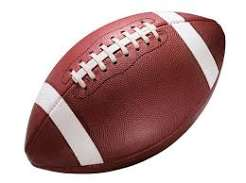
#> input picture AmericanFootball.jpeg, 246 x 183 px; its folder holds only this picture in this run
$ python -i training.py   (imports and definitions only)   (older library calls are emulated)
#> lines starting #> are read from the running program, lines starting #| are printed output that depends on the picture
"""
Sports ball classification - TRAINING (KNN only)

Usage:
    python training.py

Put the Kaggle dataset inside a folder named  dataset/  or  Ball Classification Integrated Dataset/
next to this file. If neither is found, the script tries to download it automatically with kagglehub.
"""
from pathlib import Path

import cv2
import joblib
import numpy as np
from joblib import Parallel, delayed
from skimage.feature import hog
from sklearn.decomposition import PCA
from sklearn.metrics import accuracy_score, classification_report
from sklearn.model_selection import GridSearchCV, train_test_split
from sklearn.neighbors import KNeighborsClassifier      # the ONLY classifier used
from sklearn.pipeline import Pipeline
from sklearn.preprocessing import StandardScaler
from tqdm import tqdm

# ---------------- settings ----------------
BASE_DIR = Path(__file__).resolve().parent
DATASET_DIR = BASE_DIR / "Ball Classification Integrated Dataset"
if not DATASET_DIR.exists():
    DATASET_DIR = BASE_DIR / "dataset"
MODEL_PATH = BASE_DIR / "knn_model.joblib"
KAGGLE_ID = "abdullahpogla/ball-classification-dataset-12k"

IMG_SIZE = (128, 128)
IMG_EXT = {".jpg", ".jpeg", ".png", ".bmp", ".webp"}
TEST_SIZE = 0.2
RANDOM_STATE = 42
PCA_COMPONENTS = 128
MAX_PER_CLASS = None        # set e.g. 300 for a quick test run


# ---------------- preprocessing (also used by prediction.py) ----------------
def preprocess_image(path):
    """Read -> square center-crop/resize to 128x128 -> light blur. Preserves ball circularity."""
#> called with path = 'AmericanFootball.jpeg'
    if isinstance(path, (str, Path)):
        data = np.fromfile(str(path), np.uint8)
        if len(data) == 0:
            raise ValueError(f"Empty image file: {path}")
        img = cv2.imdecode(data, cv2.IMREAD_COLOR)           # always 3-channel
#> img is the input picture: shape (183, 246, 3); mean B, G, R 165.1, 165.5, 191.8
    else:
        img = path
    if img is None:
        raise ValueError(f"Cannot read image: {path}")

    # Center square crop to preserve 1:1 aspect ratio so circular balls aren't distorted
    h, w = img.shape[:2]
#> h = 183; w = 246
    min_dim = min(h, w)
#> min_dim = 183
    sy = (h - min_dim) // 2
#> sy = 0
    sx = (w - min_dim) // 2
#> sx = 31
    square = img[sy:sy + min_dim, sx:sx + min_dim]
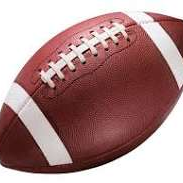
#> square: shape (183, 183, 3); mean B, G, R 138.8, 139.1, 173.7

    img_resized = cv2.resize(square, IMG_SIZE, interpolation=cv2.INTER_AREA)
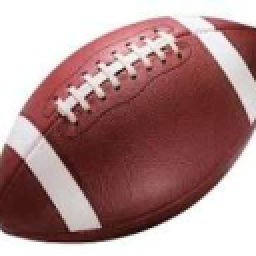
#> img_resized: shape (128, 128, 3) (shown 2 times larger); mean B, G, R 138.8, 139.1, 173.7
    return cv2.GaussianBlur(img_resized, (3, 3), 0)
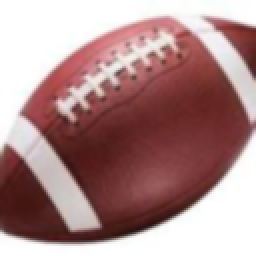
#> returned value: shape (128, 128, 3) (shown 2 times larger); mean of channels 0, 1, 2 138.8, 139.2, 173.7; drawn as B, G, R


def extract_features(path):
    """
    HSV colour histogram (global + center ball region) + HOG shape features + texture.
    Separating center ball color from the background prevents grass/court colors from misleading KNN.
    """
    img = preprocess_image(path)

    # 1. Global HSV colour histogram (8x8x8 = 512 bins)
    hsv = cv2.cvtColor(img, cv2.COLOR_BGR2HSV)
#> hsv: shape (128, 128, 3); mean H, S, V 44.4, 77.9, 173.9
    hist_glob = cv2.calcHist([hsv], [0, 1, 2], None, [8, 8, 8],
                             [0, 180, 0, 256, 0, 256])
    hist_glob = cv2.normalize(hist_glob, hist_glob).flatten()
#> hist_glob = 512 values, max 0.79 at index 7, min 0 at index 0, mean 0.00645

    # 2. Center region HSV histogram (inner 50% box where the ball is located)
    c_box = hsv[32:96, 32:96]
#> c_box: shape (64, 64, 3); mean H, S, V 40.8, 128.9, 126.3
    hist_center = cv2.calcHist([c_box], [0, 1, 2], None, [8, 8, 8],
                               [0, 180, 0, 256, 0, 256])
    hist_center = cv2.normalize(hist_center, hist_center).flatten()
#> hist_center = 512 values, max 0.841 at index 35, min 0 at index 0, mean 0.0054

    # 3. Shape / edge features (HOG)
    gray = cv2.cvtColor(img, cv2.COLOR_BGR2GRAY)
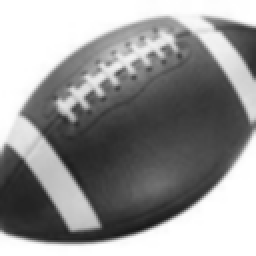
#> gray: shape (128, 128) (shown 2 times larger); min 24, max 255, mean 149.4
    shape = hog(gray, orientations=9, pixels_per_cell=(16, 16),
                cells_per_block=(2, 2), block_norm="L2-Hys")
#> shape = 1764 values, max 0.986 at index 1730, min 0 at index 0, mean 0.105

    # 4. Center texture & edge features (dimpled/seamed balls vs smooth balls)
    gray_c = gray[32:96, 32:96]
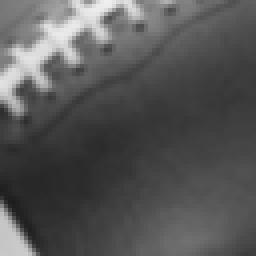
#> gray_c: shape (64, 64) (shown 4 times larger); min 30, max 239, mean 86.1
    lap_var = np.array([cv2.Laplacian(gray_c, cv2.CV_64F).var()], dtype=np.float32)
#> lap_var = [240.3]
    canny_dens = np.array([np.mean(cv2.Canny(gray_c, 50, 150) > 0)], dtype=np.float32)
#> canny_dens = [0.0806]

    return np.concatenate([hist_glob, hist_center * 2.0, shape, lap_var * 0.005, canny_dens]).astype(np.float32)


# ---------------- dataset loading ----------------
# [68 lines left out: functions find_images, load_dataset, main, not called in this run]


# [2 lines not run here, left out]

>>> result = extract_features('AmericanFootball.jpeg')
#> result = 2790 values, max 1.68 at index 547, min 0 at index 0, mean 0.0697
